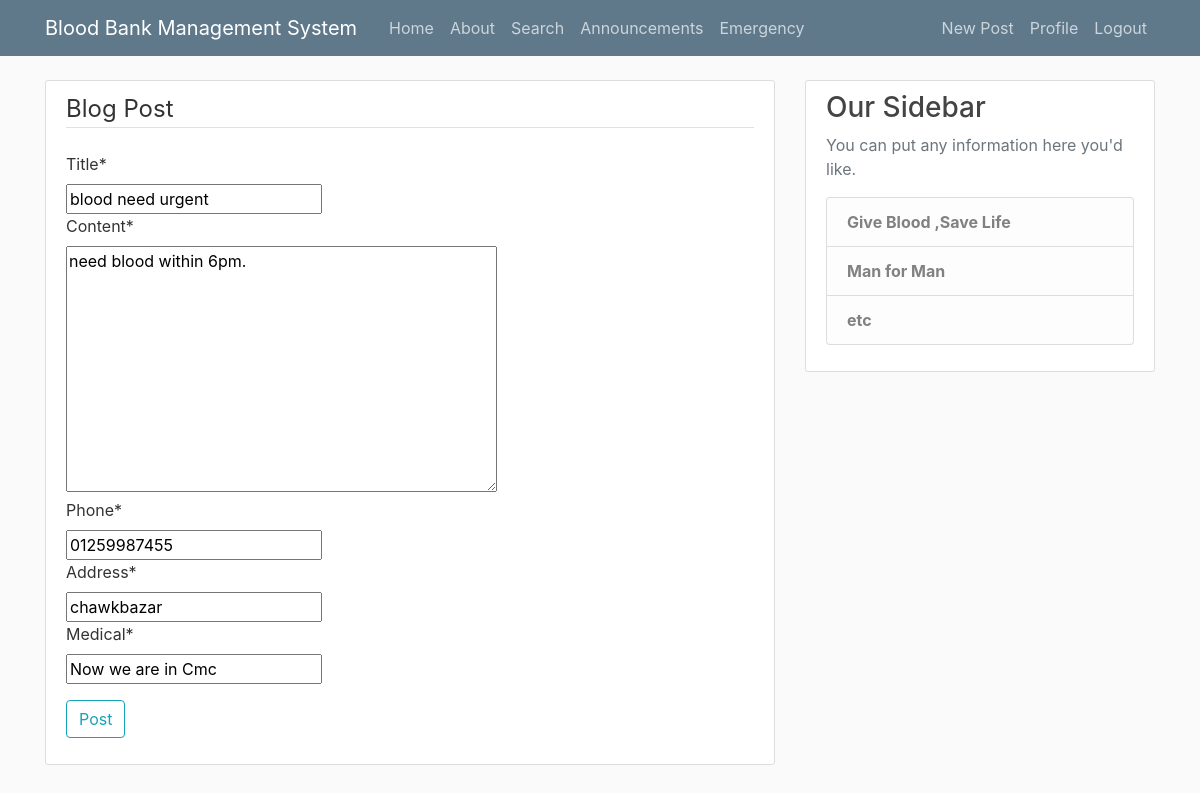
The app's page /post/39/update/ (signed in) with its own data.
### blog/models.py (models this page shows, shortened)
class Post(models.Model):
    title = models.CharField(max_length=100)
    blood =  models.CharField(max_length=100, null=False)
    content = models.TextField(null=True)
    address = models.CharField(max_length=50 )
    phone	= models.CharField(max_length=100, null= True)
    medical = models.CharField(max_length=50, default='Now we are in ')
    rigion = models.CharField(max_length=30 , null=True)
    date_posted = models.DateTimeField(default=timezone.now)
    author = models.ForeignKey(User, on_delete=models.CASCADE)

### blog/views.py (the view, shortened to what this page needs)
# urls.py: path('post/<int:pk>/update/', PostUpdateView.as_view(), name='post-update'),
class PostUpdateView(LoginRequiredMixin, UserPassesTestMixin, UpdateView):
    model = Post
    fields = ['title', 'content','phone','address','medical']
    def test_func(self):
        post = self.get_object()
        if self.request.user == post.author:
            return True
        return False

### blog/templates/blog/post_form.html (shortened to what this page needs)
{% extends "blog/base.html" %}
{% load crispy_forms_tags %}
{% block content %}
	<div class="content-section">
		<form method="POST">
			<fieldset class="form-group">
				<legend class="border-bottom mb-4">Blog Post</legend>
				{{ form|crispy }}
			</fieldset>
			<div class="form-group">
				<button class="btn btn-outline-info" type="submit">Post</button>
			</div>
		</form>
	</div>
{% endblock content %}

### blog/static/blog/main.css (style rules this page uses)
body { background: #fafafa; color: #333333; margin-top: 5rem; }
.content-section { background: #ffffff; padding: 10px 20px; border: 1px solid #dddddd; border-radius: 3px; margin-bottom: 20px; }

### records on screen
Post: title "blood need urgent", content "need blood within 6pm.", phone "01259987455", address "chawkbazar", medical "Now we are in Cmc"
